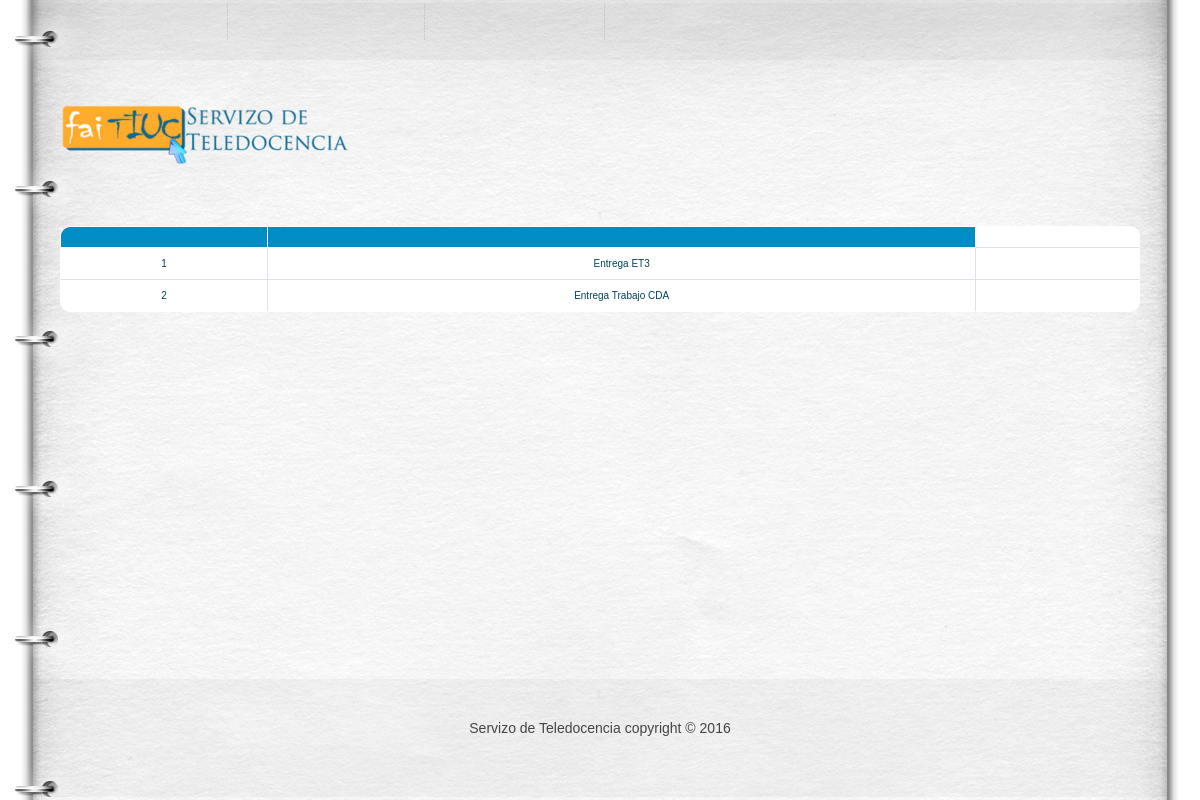
Page /et3_iu/Controllers/CORRECCIONES_Controller.php (signed in) on the committed database.
### tables this page shows
CREATE TABLE IF NOT EXISTS `ENTREGA` (
`ENTREGA_ID` int(10) NOT NULL,
`ENTREGA_NOMBRE` varchar(30) NOT NULL,
`ENTREGA_TRABAJO` int(10) NOT NULL
);

### et3_iu/Views/CORRECCIONES_ADD_ENTREGA_Vista.php (the view, shortened to what this page needs)
<?php
class CORRECCION_Entrega{
	private $datos;
	private $volver;
	function __construct($array, $volver){
		$this->datos = $array;
		$this->volver = $volver;
		$this->render();
	}
	function render(){
		?>
		?> <head>
			<link rel="stylesheet" href="../css/reset.css" type="text/css" media="all">
			<link rel="stylesheet" href="../css/style.css" type="text/css" media="all">
		</head>
		<body id="page2">
		<div class="wrap">
			<header>
				<div class="container">
					<h1><a href="../Views/DEFAULT_Vista.php"></a></h1>
					<nav>
						<ul><li><?php echo '<a href=\'' . $this->volver . "' class='m5'>" . $strings['Volver'] . " </a>"; ?></li>
							<li><a href='./CORRECCIONES_Controller.php?accion=<?php echo $strings['Consultar']?>'class="m4"><?php echo $strings['Consultar']?></a></li>
							<li><a href="../Functions/Desconectar.php" class="m2"><?php echo  $strings['Cerrar Sesión']; ?></a></li>
						</ul>
					</nav>
				</div>
			</header>
			<div class="container">
				<?php
				$lista = array('ENTREGA_ID','ENTREGA_NOMBRE');
				?>
				<br><br>
				<div id="centrado"><table class="table" id="btable" border = 1>
						<tr>
							<?php
							foreach($lista as $titulo){
								echo "<th>";
								?>
								</th>
								<?php
							}
							?>
						</tr>
						<?php
						for ($j=0;$j<count($this->datos);$j++){
							echo "<tr>";
							foreach ($this->datos [$j] as $clave => $valor) {
								for ($i = 0; $i < count($lista); $i++) {
									if ($clave === $lista[$i]) {
										?>
										<?php
										echo "<td>";
										echo $valor;
										echo "</td>";
									}
								}
							}
							?>
							<td>
							</td>
							<?php
							echo "<tr>";
						}
						?>
					</table></div>
			</div>
		</div>
		<footer>
			<div class="container">
				<div class="inside">
					<div class="wrapper">
						<div class="aligncenter"> Servizo de Teledocencia copyright © 2016 </div>
					</div>
				</div>
			</div>
		</footer>
		</body>
		<?php
	}
}

### et3_iu/css/style.css (style rules this page uses)
article, aside, audio, canvas, command, datalist, details, embed, figcaption, figure, footer, header, hgroup, keygen, meter, nav, output, progress, section, source, video { display:block; }
body { background:#fff; font-family:Arial, Helvetica, sans-serif; font-size:100%; line-height:1em; color:#454545; }
html, body { height:100%; }
.container { margin:0 auto; width:1080px; overflow:hidden; font-size:.875em; padding-bottom:176px; }
header { background:url(../images/header-bg.jpg) no-repeat center top; min-width:940px; }
header .container { height:194px; position:relative; padding:0; }
footer { background:url(../images/footer-bg.png) no-repeat center top; margin-top:-121px; min-width:940px; }
footer .container { height:121px; padding:0; }
.aligncenter { text-align:center; }
.wrapper { width:100%; overflow:hidden; }
.wrap { height:auto !important; height:100%; min-height:100%; background:url(../images/tail-middle.jpg) repeat-y center 194px; min-width:940px; }
#centrado { text-align: center; }
a { color:#ff7b01; outline:none; }
h1 { text-indent:-9999px; }
h1 a { width:473px; height:63px; position:absolute; left:0; top:104px; background:url(../images/logo.png) no-repeat left top; }
header nav { position:absolute; left:0; top:3px; }
header nav ul li { float:left; font-size:16px; line-height:1.2em; text-transform:uppercase; padding-right:1px; background:url(../images/divider.gif) repeat-y right top; }
header nav ul li a { color:#454545; text-decoration:none; display:block; float:left; text-align:center; padding:18px 0 20px 0; background-repeat:no-repeat; background-position:left top; }
header nav ul li a.m2 { width:179px; }
header nav ul li a.m4 { width:196px; }
header nav ul li a.m5 { width:167px; }
table { white-space: normal; line-height: normal; font-weight: normal; font-size: smaller; font-style: normal; color: black; text-align: center; font-variant: normal; border-color: gray; background-color: white; }
#btable { white-space: normal; line-height: normal; font-weight: normal; font-size: 10px; font-style: normal; color: black; text-align: center; font-variant: normal; border-color: gray; background-color: white; margin-left: 0px; }
#btable { width: 100%; overflow: hidden; background: #FFF; color: #024457; border-radius: 10px; border: 1px solid #008cc4; }
#btable tr { border: 1px solid #D9E4E6; }
#btable tr:nth-child(odd) { background-color: #EAF3F3; }
#btable th { display: none; border: 1px solid #FFF; background-color: #008cc4; color: #FFF; padding: 1em; }
#btable th:first-child { display: table-cell; text-align: center; }
#btable th:nth-child(2) { display: table-cell; }
#btable th:nth-child(2):after { content: attr(data-th); }
@media (min-width: 480px) { #btable th:nth-child(2):after { display: none; } }
#btable td { display: block; word-wrap: break-word; max-width: 7em; }
#btable td:first-child { display: table-cell; text-align: center; border-right: 1px solid #D9E4E6; }
@media (min-width: 480px) { #btable td { border: 1px solid #D9E4E6; } }
#btable th, #btable td { text-align: center; margin: .5em 1em; }
@media (min-width: 480px) { #btable th, #btable td { display: table-cell; padding: 1em; } }
footer .aligncenter { padding-top:39px; line-height:1.429em; }

### rows in the picture
entrega: ENTREGA_ID "1", ENTREGA_NOMBRE "Entrega ET3"
entrega: ENTREGA_ID "2", ENTREGA_NOMBRE "Entrega Trabajo CDA"
